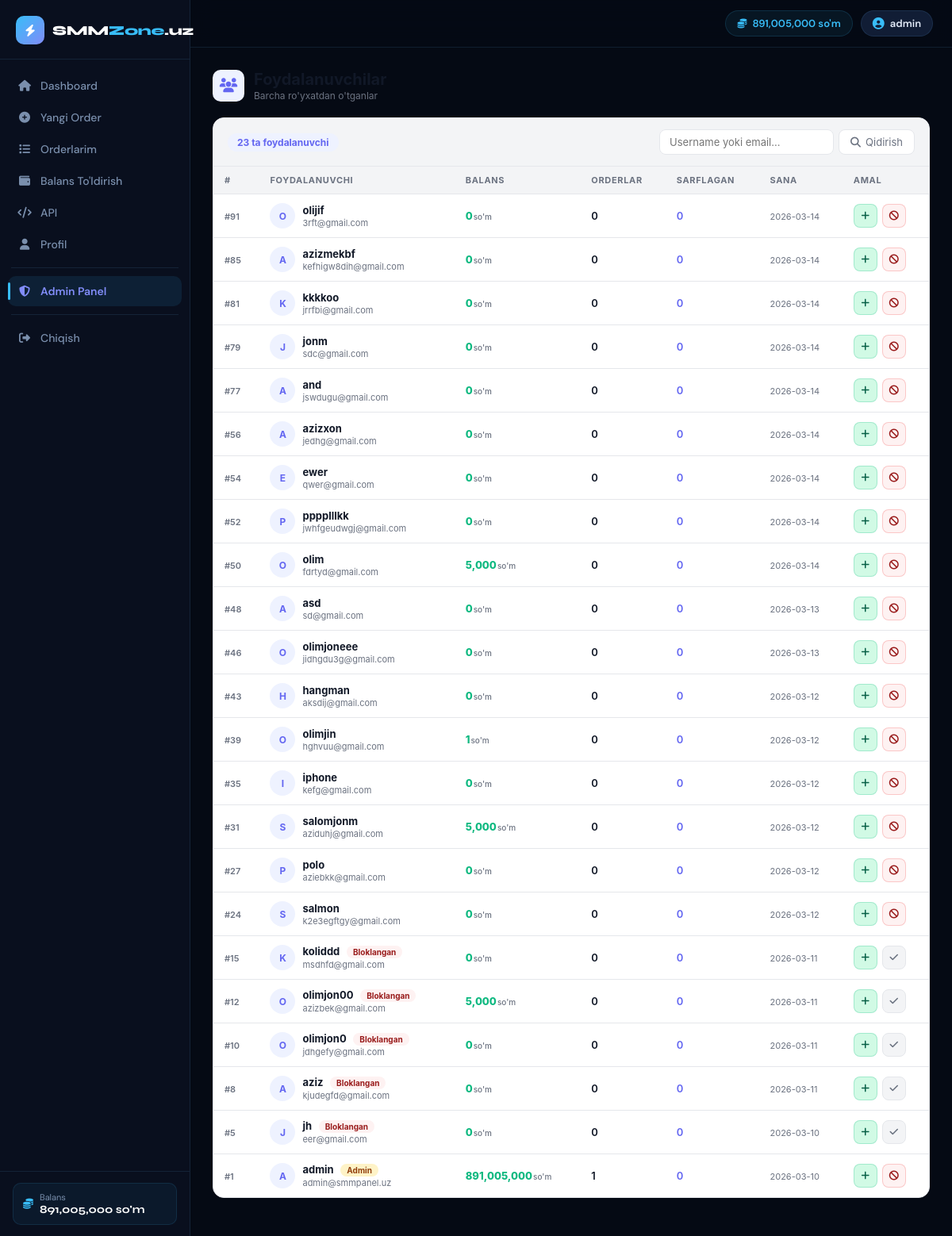
Page /admin/users (signed in) on the committed database.
### tables this page shows
CREATE TABLE users (
    id           INTEGER PRIMARY KEY AUTOINCREMENT,
    username     TEXT UNIQUE NOT NULL,
    email        TEXT UNIQUE NOT NULL,
    password     TEXT NOT NULL,
    balance      REAL DEFAULT 0,
    role         TEXT DEFAULT 'user',
    api_key      TEXT UNIQUE,
    total_spent  REAL DEFAULT 0,
    total_orders INTEGER DEFAULT 0,
    ref_code     TEXT UNIQUE,
    referred_by  INTEGER,
    ref_earnings REAL DEFAULT 0,
    is_active    INTEGER DEFAULT 1,
    created_at   TEXT DEFAULT (datetime('now'))
);

### services/admin_service.py (the view)
@admin_bp.route("/users")
@admin_required
def users():
    db = get_db()
    q  = request.args.get("q", "")
    page  = max(1, int(request.args.get("page", 1)))
    limit = 50
    if q:
        rows = r2l(db.execute(
            "SELECT u.*, (SELECT COUNT(*) FROM orders WHERE user_id=u.id) as order_count "
            "FROM users u WHERE username LIKE ? OR email LIKE ? "
            "ORDER BY created_at DESC LIMIT ? OFFSET ?",
            (f"%{q}%", f"%{q}%", limit, (page-1)*limit)
        ).fetchall())
        total = db.execute("SELECT COUNT(*) FROM users WHERE username LIKE ? OR email LIKE ?",
                           (f"%{q}%", f"%{q}%")).fetchone()[0]
    else:
        rows = r2l(db.execute(
            "SELECT u.*, (SELECT COUNT(*) FROM orders WHERE user_id=u.id) as order_count "
            "FROM users u ORDER BY created_at DESC LIMIT ? OFFSET ?",
            (limit, (page-1)*limit)
        ).fetchall())
        total = db.execute("SELECT COUNT(*) FROM users").fetchone()[0]
    return render_template("admin/users.html", users=rows, q=q, page=page, total=total, limit=limit)

### database/db.py (called while the page is built)
def get_db():
    if "db" not in g:
        g.db = sqlite3.connect(DATABASE)
        g.db.row_factory = sqlite3.Row
    return g.db

def r2l(rows):
    return [dict(row) for row in rows]

### main.py (called while the page is built)
@app.context_processor
def inject_globals():
    user_balance = 0
    if "user_id" in session:
        db = get_db()
        u  = db.execute("SELECT balance FROM users WHERE id=?", (session["user_id"],)).fetchone()
        if u: user_balance = u["balance"]
        session["balance"] = user_balance
    return {"site_name": Config.SITE_NAME, "user_balance": user_balance}

### templates/admin/users.html (shortened to what this page needs)
{% extends "base.html" %}
{% block content %}
<div class="au-wrap">
  <div class="au-header">
    <div class="au-header-icon"><i class="fas fa-users"></i></div>
    <div>
      <h1>Foydalanuvchilar</h1>
      <div class="au-header-sub">Barcha ro'yxatdan o'tganlar</div>
    </div>
  </div>
  <div class="au-card">
    <div class="au-toolbar">
      <span class="au-total">{{ users|length }} ta foydalanuvchi</span>
      <form action="/admin/users" method="get" class="au-search">
        <input name="q" value="{{ q }}" class="au-search-input"
               placeholder="Username yoki email...">
        <button type="submit" class="au-search-btn">
          <i class="fas fa-search"></i> Qidirish
        </button>
      </form>
    </div>
    <div class="au-table-wrap">
      <table class="au-table">
        <thead>
          <tr>
            <th>#</th>
            <th>Foydalanuvchi</th>
            <th>Balans</th>
            <th>Orderlar</th>
            <th>Sarflagan</th>
            <th>Sana</th>
            <th>Amal</th>
          </tr>
        </thead>
        <tbody>
        {% for u in users %}
        <tr id="user-row-{{ u.id }}">
          <td><span class="au-id">#{{ u.id }}</span></td>
          <td>
            <div class="au-user-cell">
              <div class="au-avatar">{{ u.username[0] }}</div>
              <div>
                <div>
                  <span class="au-username">{{ u.username }}</span>
                  {% if u.role == 'admin' %}
                  <span class="au-badge admin">Admin</span>
                  {% endif %}
                  {% if not u.is_active %}
                  <span class="au-badge banned">Bloklangan</span>
                  {% endif %}
                </div>
                <div class="au-email">{{ u.email }}</div>
              </div>
            </div>
          </td>
          <td>
            <span class="au-balance">
              {{ "{:,.0f}".format(u.balance) }}<span>so'm</span>
            </span>
          </td>
          <td><span class="au-num">{{ u.order_count }}</span></td>
          <td><span class="au-spent">{{ "{:,.0f}".format(u.total_spent) }}</span></td>
          <td><span class="au-date">{{ u.created_at[:10] }}</span></td>
          <td>
            <div class="au-actions">
              <button class="au-btn au-btn-add" title="Balans qo'shish"
                      onclick="openAddBal({{ u.id }}, '{{ u.username }}')">
                <i class="fas fa-plus"></i>
              </button>
              {% if u.is_active %}
              <button class="au-btn au-btn-ban" title="Bloklash"
                      onclick="toggleUser({{ u.id }}, this)">
                <i class="fas fa-ban"></i>
              </button>
              {% else %}
              <button class="au-btn au-btn-unban" title="Blokdan chiqarish"
                      onclick="toggleUser({{ u.id }}, this)">
                <i class="fas fa-check"></i>
              </button>
              {% endif %}
            </div>
          </td>
        </tr>
        {% endfor %}
        </tbody>
      </table>
    </div>
  </div>
</div>
{% endblock %}

### templates/base.html (shortened to what this page needs)
<!DOCTYPE html>
<html lang="uz">
<head>
<link rel="stylesheet" href="https://cdnjs.cloudflare.com/ajax/libs/font-awesome/6.5.0/css/all.min.css">
</head>
<body class="{% block body_class %}{% endblock %}">
{% if 'user_id' in session %}
<div class="sidebar" id="sidebar">
  <a href="/dashboard" class="sidebar-brand">
    <div class="brand-icon"><i class="fas fa-bolt"></i></div>
    <div class="brand-name">SMM<span>Zone</span>.uz</div>
  </a>
  <nav class="sidebar-nav">
    <a href="/dashboard" class="nav-item {% if request.path == '/dashboard' %}active{% endif %}">
      <i class="fas fa-home"></i><span>Dashboard</span>
    </a>
    <a href="/new-order" class="nav-item {% if request.path == '/new-order' %}active{% endif %}">
      <i class="fas fa-plus-circle"></i><span>Yangi Order</span>
    </a>
    <a href="/orders" class="nav-item {% if request.path == '/orders' %}active{% endif %}">
      <i class="fas fa-list"></i><span>Orderlarim</span>
    </a>
    <a href="/add-funds" class="nav-item {% if request.path == '/add-funds' %}active{% endif %}">
      <i class="fas fa-wallet"></i><span>Balans To'ldirish</span>
    </a>
    <a href="/api-docs" class="nav-item {% if request.path == '/api-docs' %}active{% endif %}">
      <i class="fas fa-code"></i><span>API</span>
    </a>
    <a href="/profile" class="nav-item {% if request.path == '/profile' %}active{% endif %}">
      <i class="fas fa-user"></i><span>Profil</span>
    </a>
    {% if session.role == 'admin' %}
    <div class="nav-divider"></div>
    <a href="/admin/" class="nav-item admin-link {% if '/admin' in request.path %}active{% endif %}">
      <i class="fas fa-shield-alt"></i><span>Admin Panel</span>
    </a>
    {% endif %}
    <div class="nav-divider"></div>
    <a href="/logout" class="nav-item logout">
      <i class="fas fa-sign-out-alt"></i><span>Chiqish</span>
    </a>
  </nav>
  <div class="sidebar-footer">
    <div class="sidebar-balance">
      <i class="fas fa-coins"></i>
      <div>
        <div class="sidebar-balance-label">Balans</div>
        <div class="sidebar-balance-val">{{ "{:,.0f}".format(session.get('balance', 0)) }} so'm</div>
      </div>
    </div>
  </div>
</div>
<div class="main-wrap">
  <header class="topbar">
    <div class="topbar-right">
      <div class="balance-badge">
        <i class="fas fa-coins"></i>
        <span id="balance-display">{{ "{:,.0f}".format(session.get('balance', 0)) }} so'm</span>
      </div>
      <a href="/profile" class="user-badge">
        <i class="fas fa-user-circle"></i>
        {{ session.username }}
      </a>
    </div>
  </header>
  <main class="content">
    {% block content %}{% endblock %}
  </main>
</div>
{% else %}
{% block auth_content %}{% endblock %}
{% endif %}
</body>
</html>

### templates/base.html (style rules this page uses)
*, *::before, *::after { box-sizing: border-box; margin: 0; padding: 0; }
:root { --bg: #050a14; --bg2: #090f1e; --card: #0d1628; --card2: #111d35; --border: rgba(99,179,237,0.12); --accent: #38bdf8; --accent2: #818cf8; --accent3: #34d399; --text: #e2eaf8; --muted: #7a8fad; --white: #ffffff; --grad: linear-gradient(135deg, #38bdf8, #818cf8); --sidebar-w: 240px; --topbar-h: 60px; }
html { scroll-behavior: smooth; }
body { font-family: 'DM Sans', sans-serif; background: var(--bg); color: var(--text); min-height: 100vh; }
.sidebar { position: fixed; top: 0; left: 0; bottom: 0; width: var(--sidebar-w); background: var(--bg2); border-right: 1px solid var(--border); display: flex; flex-direction: column; z-index: 200; transition: transform 0.3s ease; }
.sidebar-brand { display: flex; align-items: center; gap: 10px; padding: 20px 20px 18px; border-bottom: 1px solid var(--border); text-decoration: none; flex-shrink: 0; }
.brand-icon { width: 36px; height: 36px; background: var(--grad); border-radius: 10px; display: flex; align-items: center; justify-content: center; font-size: 15px; color: #fff; flex-shrink: 0; }
.brand-name { font-family: 'Syne', sans-serif; font-size: 17px; font-weight: 800; color: var(--white); letter-spacing: -0.3px; }
.brand-name span { color: var(--accent); }
.sidebar-nav { flex: 1; overflow-y: auto; padding: 14px 10px; display: flex; flex-direction: column; gap: 2px; }
.nav-item { display: flex; align-items: center; gap: 11px; padding: 10px 12px; border-radius: 10px; font-size: 14px; font-weight: 500; color: var(--muted); text-decoration: none; transition: all 0.2s ease; position: relative; }
.nav-item i { width: 18px; text-align: center; font-size: 14px; transition: color 0.2s; }
.nav-item.active { background: rgba(56,189,248,0.1); color: var(--white); font-weight: 600; }
.nav-item.active i { color: var(--accent); }
.nav-item.active::before { content: ''; position: absolute; left: 0; top: 20%; bottom: 20%; width: 3px; border-radius: 2px; background: var(--accent); }
.nav-item.admin-link { color: var(--accent2); }
.nav-item.admin-link i { color: var(--accent2); }
.nav-divider { height: 1px; background: var(--border); margin: 8px 4px; }
.sidebar-footer { padding: 14px 16px; border-top: 1px solid var(--border); flex-shrink: 0; }
.sidebar-balance { display: flex; align-items: center; gap: 8px; padding: 10px 12px; background: rgba(56,189,248,0.06); border: 1px solid rgba(56,189,248,0.12); border-radius: 10px; }
.sidebar-balance i { color: var(--accent); font-size: 13px; }
.sidebar-balance-label { font-size: 11px; color: var(--muted); }
.sidebar-balance-val { font-family: 'Syne', sans-serif; font-size: 14px; font-weight: 700; color: var(--white); }
.main-wrap { margin-left: var(--sidebar-w); min-height: 100vh; display: flex; flex-direction: column; }
.topbar { height: var(--topbar-h); position: sticky; top: 0; z-index: 100; background: rgba(5,10,20,0.85); backdrop-filter: blur(14px); border-bottom: 1px solid var(--border); display: flex; align-items: center; padding: 0 24px; gap: 12px; }
.topbar-right { margin-left: auto; display: flex; align-items: center; gap: 10px; }
.balance-badge { display: flex; align-items: center; gap: 7px; padding: 7px 14px; background: rgba(56,189,248,0.07); border: 1px solid rgba(56,189,248,0.15); border-radius: 100px; font-size: 13px; font-weight: 600; color: var(--accent); cursor: default; }
.balance-badge i { font-size: 12px; }
.user-badge { display: flex; align-items: center; gap: 7px; padding: 7px 14px; background: var(--card2); border: 1px solid var(--border); border-radius: 100px; font-size: 13px; font-weight: 600; color: var(--text); text-decoration: none; transition: all 0.2s; }
.user-badge i { color: var(--accent); font-size: 15px; }
.content { flex: 1; padding: 28px 28px 48px; }

### rows in the picture
users: balance "891,005,000", id "1", username "A", username "admin", role "Admin", email "admin@smmpanel.uz", order_count "1", total_spent "0", created_at "2026-03-10"
users: id "91", username "O", username "olijif", email "3rft@gmail.com", balance "0", order_count "0", total_spent "0", created_at "2026-03-14"
users: id "85", username "A", username "azizmekbf", email "kefhigw8dih@gmail.com", balance "0", order_count "0", total_spent "0", created_at "2026-03-14"
users: id "81", username "K", username "kkkkoo", email "jrrfbi@gmail.com", balance "0", order_count "0", total_spent "0", created_at "2026-03-14"
users: id "79", username "J", username "jonm", email "sdc@gmail.com", balance "0", order_count "0", total_spent "0", created_at "2026-03-14"
users: id "77", username "A", username "and", email "jswdugu@gmail.com", balance "0", order_count "0", total_spent "0", created_at "2026-03-14"
users: id "56", username "A", username "azizxon", email "jedhg@gmail.com", balance "0", order_count "0", total_spent "0", created_at "2026-03-14"
users: id "54", username "E", username "ewer", email "qwer@gmail.com", balance "0", order_count "0", total_spent "0", created_at "2026-03-14"
users: id "52", username "P", username "pppplllkk", email "jwhfgeudwgj@gmail.com", balance "0", order_count "0", total_spent "0", created_at "2026-03-14"
users: id "50", username "O", username "olim", email "fdrtyd@gmail.com", balance "5,000", order_count "0", total_spent "0", created_at "2026-03-14"
users: id "48", username "A", username "asd", email "sd@gmail.com", balance "0", order_count "0", total_spent "0", created_at "2026-03-13"
users: id "46", username "O", username "olimjoneee", email "jidhgdu3g@gmail.com", balance "0", order_count "0", total_spent "0", created_at "2026-03-13"
users: id "43", username "H", username "hangman", email "aksdij@gmail.com", balance "0", order_count "0", total_spent "0", created_at "2026-03-12"
users: id "39", username "O", username "olimjin", email "hghvuu@gmail.com", balance "1", order_count "0", total_spent "0", created_at "2026-03-12"
users: id "35", username "I", username "iphone", email "kefg@gmail.com", balance "0", order_count "0", total_spent "0", created_at "2026-03-12"
users: id "31", username "S", username "salomjonm", email "aziduhj@gmail.com", balance "5,000", order_count "0", total_spent "0", created_at "2026-03-12"
users: id "27", username "P", username "polo", email "aziebkk@gmail.com", balance "0", order_count "0", total_spent "0", created_at "2026-03-12"
users: id "24", username "S", username "salmon", email "k2e3egftgy@gmail.com", balance "0", order_count "0", total_spent "0", created_at "2026-03-12"
users: id "15", username "K", username "koliddd", is_active "Bloklangan", email "msdhfd@gmail.com", balance "0", order_count "0", total_spent "0", created_at "2026-03-11"
users: id "12", username "O", username "olimjon00", is_active "Bloklangan", email "azizbek@gmail.com", balance "5,000", order_count "0", total_spent "0", created_at "2026-03-11"
users: id "10", username "O", username "olimjon0", is_active "Bloklangan", email "jdhgefy@gmail.com", balance "0", order_count "0", total_spent "0", created_at "2026-03-11"
users: id "8", username "A", username "aziz", is_active "Bloklangan", email "kjudegfd@gmail.com", balance "0", order_count "0", total_spent "0", created_at "2026-03-11"
users: id "5", username "J", username "jh", is_active "Bloklangan", email "eer@gmail.com", balance "0", order_count "0", total_spent "0", created_at "2026-03-10"

### other values in the picture
{{ session.username }} "admin"
{{ users|length }} "23"
